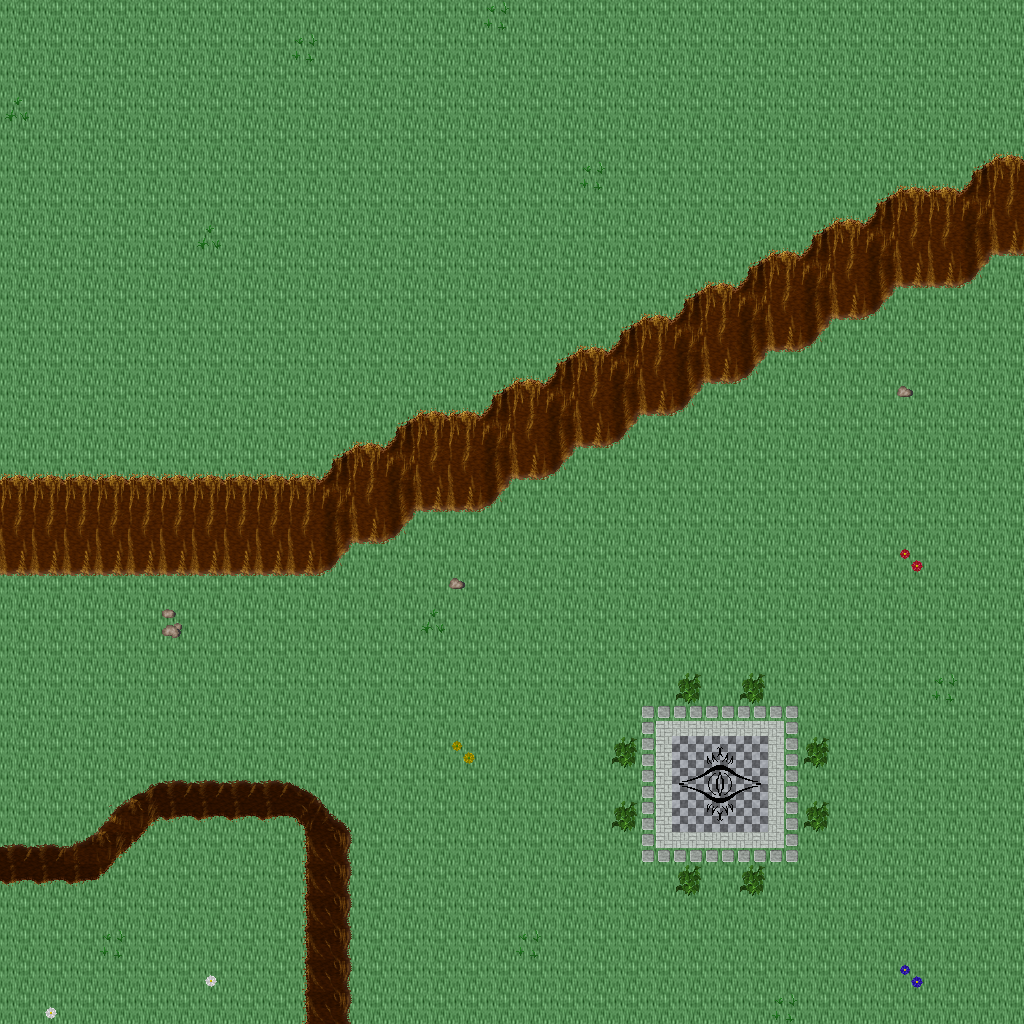

This is a level from a 2D game, rendered from its Tiled map with the project's own tilesets. A one-line summary and the map file follow, with tile-layer data summarised:
An orthogonal 32x32 tile map with 32x32 px tiles, 5 tile layers (Ground, Objects, Objects2, Above, ...), 1 hidden layer not drawn, 32 tilesets.

<map version="1.10" tiledversion="1.11.0" orientation="orthogonal" renderorder="right-down" width="32" height="32" tilewidth="32" tileheight="32" infinite="0" nextlayerid="11" nextobjectid="1">
 <tileset firstgid="1" name="ground_ground" tilewidth="32" tileheight="32" tilecount="33" columns="3">
  <image source="../drawable/ground_ground.png" width="96" height="352" />
 </tileset>
 <tileset firstgid="34" name="ground_ground_2" tilewidth="32" tileheight="32" tilecount="4" columns="4">
  <image source="../drawable/ground_ground_2.png" width="128" height="32" />
 </tileset>
 <tileset firstgid="38" name="ground_water_pool" tilewidth="32" tileheight="32" tilecount="72" columns="3">
  <image source="../drawable/ground_water_pool.png" width="96" height="768" />
 </tileset>
 <tileset firstgid="110" name="ground_ridge_earth_dark" tilewidth="32" tileheight="32" tilecount="96" columns="12">
  <image source="../drawable/ground_ridge_earth_dark.png" width="384" height="256" />
 </tileset>
 <tileset firstgid="206" name="plant_grasses" tilewidth="32" tileheight="32" tilecount="6" columns="3">
  <image source="../drawable/plant_grasses.png" width="96" height="64" />
 </tileset>
 <tileset firstgid="212" name="ground_rock_pebbles" tilewidth="32" tileheight="32" tilecount="3" columns="1">
  <image source="../drawable/ground_rock_pebbles.png" width="32" height="96" />
 </tileset>
 <tileset firstgid="215" name="plant_flower_daisy_yellow" tilewidth="32" tileheight="32" tilecount="8" columns="2">
  <image source="../drawable/plant_flower_daisy_yellow.png" width="64" height="128" />
 </tileset>
 <tileset firstgid="223" name="plant_flower_daisy_white" tilewidth="32" tileheight="32" tilecount="8" columns="2">
  <image source="../drawable/plant_flower_daisy_white.png" width="64" height="128" />
 </tileset>
 <tileset firstgid="231" name="ground_grass_edges" tilewidth="32" tileheight="32" tilecount="36" columns="12">
  <image source="../drawable/ground_grass_edges.png" width="384" height="96" />
 </tileset>
 <tileset firstgid="267" name="ground_earth_edges" tilewidth="32" tileheight="32" tilecount="18" columns="6">
  <image source="../drawable/ground_earth_edges.png" width="192" height="96" />
 </tileset>
 <tileset firstgid="285" name="ground_grass_corners" tilewidth="32" tileheight="32" tilecount="24" columns="6">
  <image source="../drawable/ground_grass_corners.png" width="192" height="128" />
 </tileset>
 <tileset firstgid="309" name="ground_square_paving" tilewidth="32" tileheight="32" tilecount="1" columns="1">
  <image source="../drawable/ground_square_paving.png" width="32" height="32" />
 </tileset>
 <tileset firstgid="310" name="plant_flower_daisy_red" tilewidth="32" tileheight="32" tilecount="8" columns="2">
  <image source="../drawable/plant_flower_daisy_red.png" width="64" height="128" />
 </tileset>
 <tileset firstgid="318" name="plant_flower_daisy_blue" tilewidth="32" tileheight="32" tilecount="8" columns="2">
  <image source="../drawable/plant_flower_daisy_blue.png" width="64" height="128" />
 </tileset>
 <tileset firstgid="326" name="plant_tree_tree_darkgreen" tilewidth="32" tileheight="32" tilecount="88" columns="8">
  <image source="../drawable/plant_tree_tree_darkgreen.png" width="256" height="352" />
 </tileset>
 <tileset firstgid="414" name="object_well" tilewidth="32" tileheight="32" tilecount="4" columns="2">
  <image source="../drawable/object_well.png" width="64" height="64" />
 </tileset>
 <tileset firstgid="418" name="plant_bush_bushes" tilewidth="32" tileheight="32" tilecount="10" columns="5">
  <image source="../drawable/plant_bush_bushes.png" width="160" height="64" />
 </tileset>
 <tileset firstgid="428" name="ground_eye" tilewidth="32" tileheight="32" tilecount="9" columns="3">
  <image source="../drawable/ground_eye.png" width="96" height="96" />
 </tileset>
 <tileset firstgid="437" name="plant_stump_rectangular" tilewidth="32" tileheight="32" tilecount="4" columns="2">
  <image source="../drawable/plant_stump_rectangular.png" width="64" height="64" />
 </tileset>
 <tileset firstgid="441" name="item_gothic_large_gravestone" tilewidth="32" tileheight="32" tilecount="9" columns="3">
  <image source="../drawable/item_gothic_large_gravestone.png" width="96" height="96" />
 </tileset>
 <tileset firstgid="450" name="logic_collision" tilewidth="32" tileheight="32" tilecount="1" columns="1">
  <image source="../drawable/logic_collision.png" width="32" height="32" />
 </tileset>
 <tileset firstgid="451" name="logic_item_herb" tilewidth="32" tileheight="32" tilecount="5" columns="5">
  <image source="../drawable/logic_item_herb.png" width="160" height="32" />
 </tileset>
 <tileset firstgid="456" name="ground_rock_rubble" tilewidth="32" tileheight="32" tilecount="9" columns="3">
  <image source="../drawable/ground_rock_rubble.png" width="96" height="96" />
 </tileset>
 <tileset firstgid="465" name="ground_rock_rocks_3" tilewidth="32" tileheight="32" tilecount="16" columns="4">
  <image source="../drawable/ground_rock_rocks_3.png" width="128" height="128" />
 </tileset>
 <tileset firstgid="481" name="ground_rock_large_boulder" tilewidth="32" tileheight="32" tilecount="9" columns="3">
  <image source="../drawable/ground_rock_large_boulder.png" width="96" height="96" />
 </tileset>
 <tileset firstgid="490" name="ground_rock_large_pebble" tilewidth="32" tileheight="32" tilecount="2" columns="2">
  <image source="../drawable/ground_rock_large_pebble.png" width="64" height="32" />
 </tileset>
 <tileset firstgid="492" name="ground_rock_rocks_2" tilewidth="32" tileheight="32" tilecount="4" columns="2">
  <image source="../drawable/ground_rock_rocks_2.png" width="64" height="64" />
 </tileset>
 <tileset firstgid="496" name="ground_green_paving" tilewidth="32" tileheight="32" tilecount="18" columns="3">
  <image source="../drawable/ground_green_paving.png" width="96" height="192" />
 </tileset>
 <tileset firstgid="514" name="logic_protection" tilewidth="32" tileheight="32" tilecount="2" columns="2">
  <image source="../drawable/logic_protection.png" width="64" height="32" />
 </tileset>
 <tileset firstgid="516" name="building_castle" tilewidth="32" tileheight="32" tilecount="320" columns="20">
  <image source="../drawable/building_castle.png" width="640" height="512" />
 </tileset>
 <tileset firstgid="836" name="logic_creature_ogre" tilewidth="32" tileheight="32" tilecount="4" columns="4">
  <image source="../drawable/logic_creature_ogre.png" width="128" height="32" />
 </tileset>
 <tileset firstgid="840" name="logic_creature_troll" tilewidth="32" tileheight="32" tilecount="4" columns="4">
  <image source="../drawable/logic_creature_troll.png" width="128" height="32" />
 </tileset>
 <layer id="1" name="Ground" width="32" height="32">
  <data>[1024 cells, 1024 non-empty, 1 distinct tile ids]</data>
 </layer>
 <layer id="2" name="Objects" width="32" height="32">
  <data>[1024 cells, 201 non-empty, 37 distinct tile ids]</data>
 </layer>
 <layer id="3" name="Objects2" width="32" height="32">
  <data>[1024 cells, 19 non-empty, 9 distinct tile ids]</data>
 </layer>
 <layer id="4" name="Above" width="32" height="32">
  <data>[1024 cells, 7 non-empty, 1 distinct tile ids]</data>
 </layer>
 <layer id="5" name="Above2" width="32" height="32">
  <data>[1024 cells, 0 non-empty, 0 distinct tile ids]</data>
 </layer>
 <layer id="6" name="Walkable" width="32" height="32" visible="0">
  <data>[1024 cells, 147 non-empty, 1 distinct tile ids]</data>
 </layer>
 <objectgroup id="7" name="Mapevents" />
 <objectgroup id="8" name="Spawn" />
 <objectgroup id="9" name="Keys" />
 <objectgroup id="10" name="Replace" />
</map>
